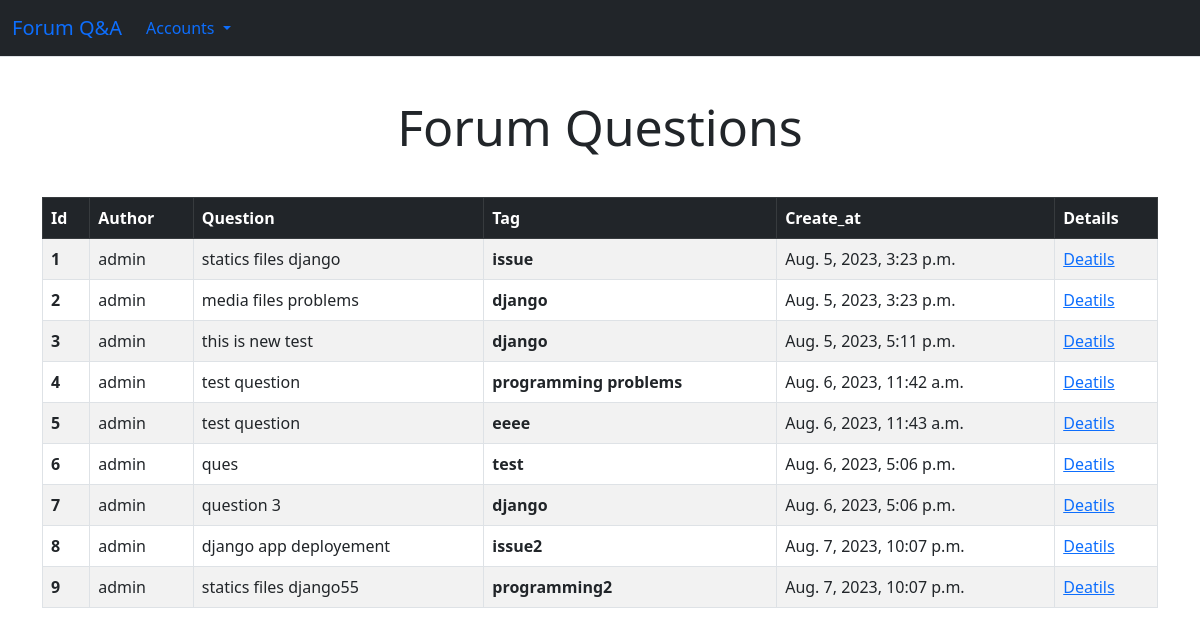
Page /list_questions on the earlier database version.
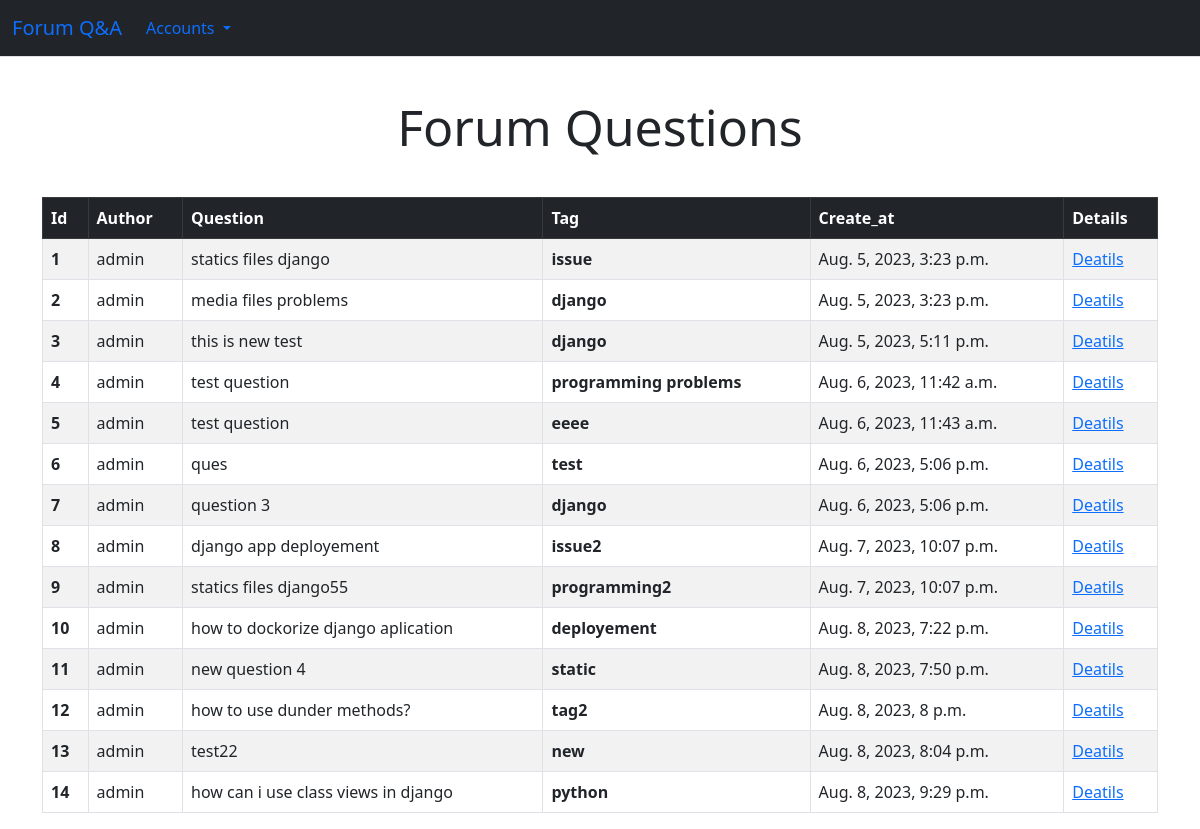
Same page on the later database version.
### question_app/models.py (models this page shows, shortened)
class Questions(models.Model):
	author = models.ForeignKey(User , on_delete=models.SET_NULL,null=True , related_name="question")
	content= models.TextField(max_length=200)
	tags = TaggableManager()
	question= models.CharField(max_length=100)
	create_at = models.DateTimeField(default=timezone.now())

### question_app/views.py (the view)
# urls.py: path('list_questions', list_questions , name="home" ),
def list_questions(request):
    d = Questions.objects.all()
    new_list = []
    for x in d :
        d2 = Questions.objects.get(id=x.id)
        s =  d2.tags.all()
        for item in s :
            new_list.append(item)
    new_data = zip(d , new_list)
    return render(request,"list_questions.html" , {'new_data': new_data})

### question_app/templates/list_questions.html (shortened to what this page needs)
{% extends 'base.html' %}
  	{% block content %}
    <h1 style="text-align: center; margin: 40px; font-size: 50px;">Forum Questions </h1>
    	<div class="container">
    	<table class="table table-striped table-bordered ">
  		<thead class="table-dark">
    		<tr>
      			<th scope="col">Id</th>
      			<th scope="col">Author</th>
            <th scope="col">Question</th>
            <th scope='col'>Tag</th>
      			<th scope="col">Create_at</th>
            <th scope="col">Details</th>
    		</tr>
  		</thead>
  		<tbody>
      {% for x , y in new_data %}
    	<tr>
      		<th scope="row">{{ x.id }}</th>
      		<td>{{ x.author }}</td>
          <td>{{ x.question }}</td>
          <th>{{ y }}</th>
      		<td>{{ x.create_at }}</td>
          <td><a href="{% url 'question_details' q_id=x.id %}">Deatils</a></td>
    	</tr>
      {% endfor %}
  </tbody>
</table>
</div>
{% endblock %}

Differences in the rows shown:
added Questions: id "10", author "admin", question "how to dockorize django aplication", name "deployement", create_at "Aug. 8, 2023, 7:22 p.m."
added Questions: id "11", author "admin", question "new question 4", name "static", create_at "Aug. 8, 2023, 7:50 p.m."
added Questions: id "12", author "admin", question "how to use dunder methods?", name "tag2", create_at "Aug. 8, 2023, 8 p.m."
added Questions: id "13", author "admin", question "test22", name "new", create_at "Aug. 8, 2023, 8:04 p.m."
added Questions: id "14", author "admin", question "how can i use class views in django", name "python", create_at "Aug. 8, 2023, 9:29 p.m."
